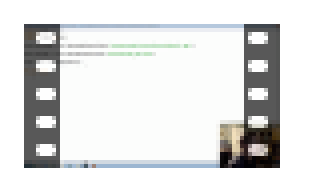
#> input picture template.png, 79 x 45 px (shown 4 times larger)
$ python templateMatching.py
#> lines starting #> are read from the running program, lines starting #| are printed output that depends on the picture; after the words box and inside, x2 and y2 are one past the last pixel; in counts of white or black regions, pixels touching at a corner belong together
import cv2
import numpy as np

template = cv2.imread('template.png', cv2.IMREAD_GRAYSCALE)
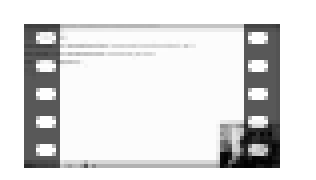
#> template: shape (45, 79) (shown 4 times larger); min 1, max 255, mean 221.4
toSearch = cv2.imread('toSearchFrom.png', cv2.IMREAD_COLOR)
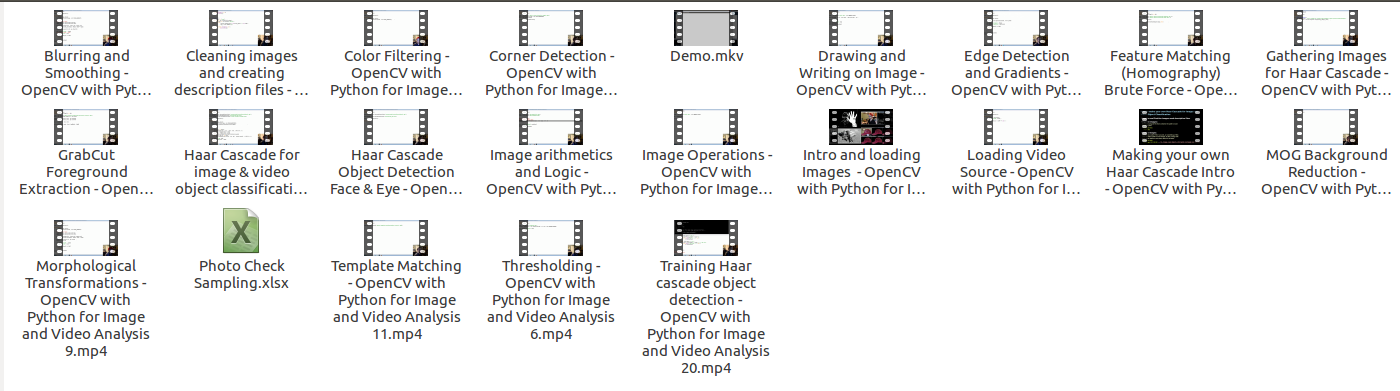
#> input picture toSearchFrom.png, 1400 x 391 px
#> toSearch is the input picture: shape (391, 1400, 3); mean B, G, R 237.7, 237.7, 237.7
toSearchGray = cv2.cvtColor(toSearch, cv2.COLOR_BGR2GRAY)

w, h = template.shape[::-1]
#> w = 79; h = 45
result = cv2.matchTemplate(toSearchGray, template, cv2.TM_CCOEFF_NORMED)
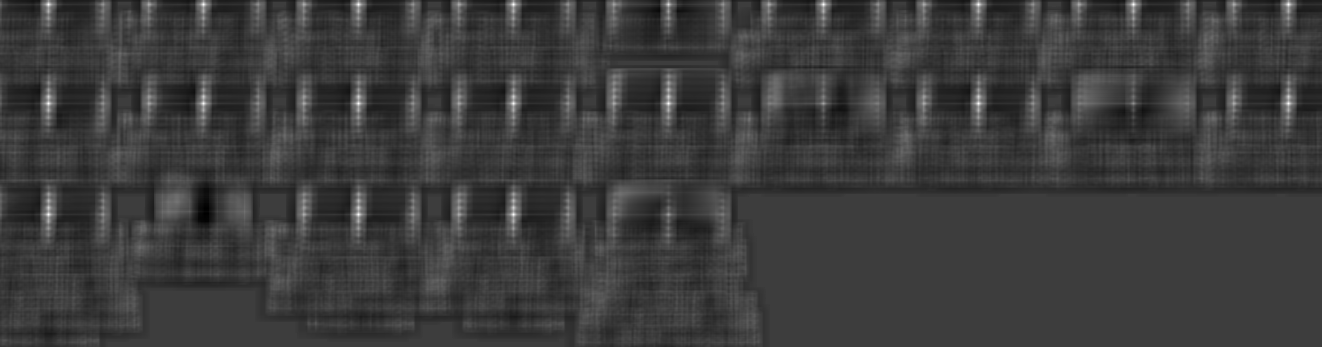
#> result: shape (347, 1322) float32; min -0.315, max 1, mean -0.00327; drawn with min black and max white
# Other methods of comparison to do template searching
# cv2.TM_CCOEFF, cv2.TM_CCORR_NORMED, cv2.TM_SQDIFF,
# cv2.TM_SQDIFF_NORMED, cv2.TM_CCORR

ths = 0.99
print(result)
#> (printed output is left out)
loc = np.where(result >= ths)
#> loc = 9 positions, rows 4 to 214, columns 48 to 1288

for i in zip(*loc[::-1]):
    cv2.rectangle(toSearch, i, (i[0] + w, i[1] + h), (0,255,255), 2 )
#> this loop made 9 passes
#> i on passes 1 to 9: (513, 4), (823, 4), (1133, 4), (48, 103), (358, 103), (668, 103), (978, 103), (1288, 103), (358, 214)
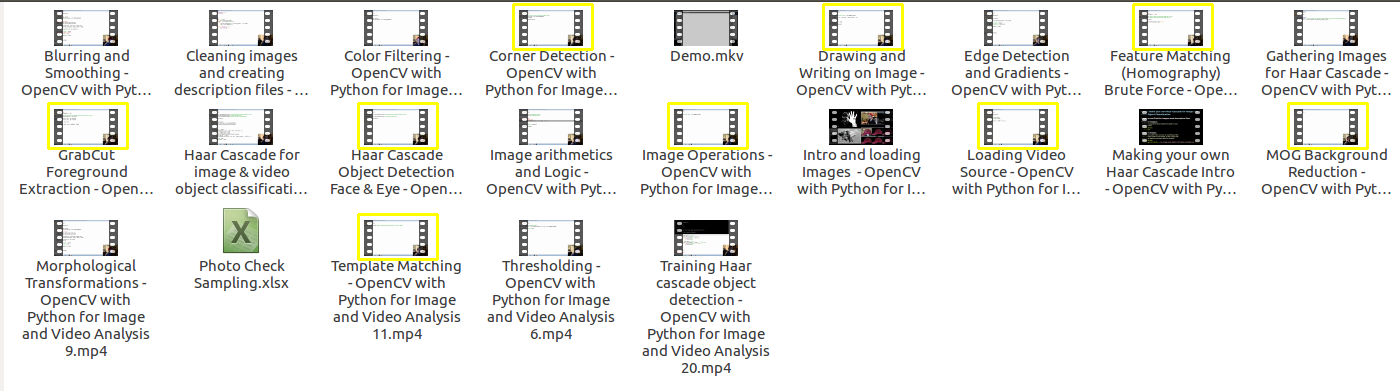
#> toSearch: shape (391, 1400, 3); 1.22% of pixels changed, all inside (x1, y1, x2, y2) = (47, 3, 1369, 261)

cv2.imshow('Detected Frame', toSearch)

cv2.waitKey()
cv2.destroyAllWindows()
